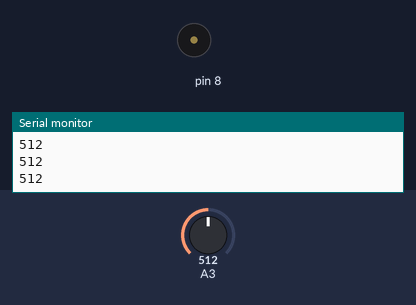
A sketch run on a simulated Arduino Uno, built with avr-gcc and run on an emulated ATmega328P. Shown: buzzer (waves = sounding), the last lines printed to the serial monitor. The test bench sets the inputs (shaded band); at power-on: A3 = 512.

Above: at 1.2 s.
1.3 s: A3 set to 782
2.8 s: A3 set to 811
At 3.2 s:
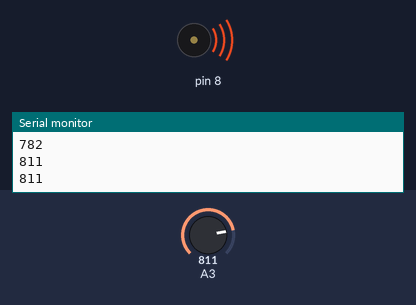
5.8 s: A3 set to 790
At 5.8 s:
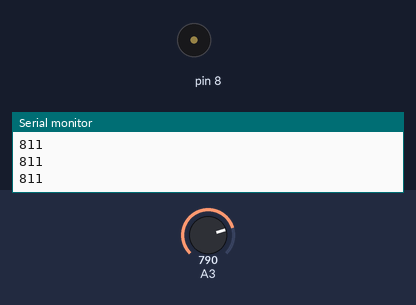
7.3 s: A3 set to 810
At 7.71 s:
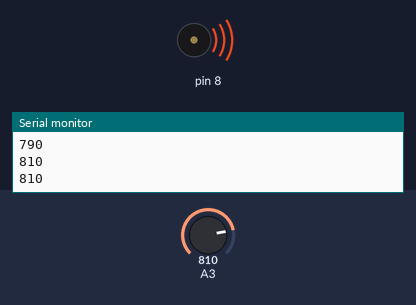
Timing chart, 0 to 11.3 s (numbered marks = the images above; inputs shaded):
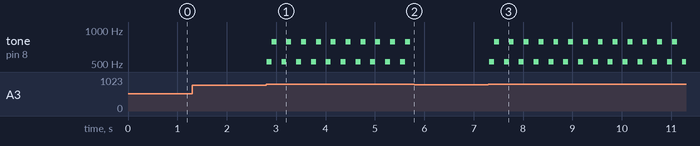

The sketch:

week10_4_arduino_serial_monitor_joystick_Serial_println.ino
```cpp
//week10_4_arduino_serial_monitor_joystick_Serial_println
//修改自week10_3_arduino_analogRead_A3
//把 joystick 的 Y 的線,經由麵包版幫忙,接到 MakerUNO 另一邊的 A3
//不能接其他的,因要接有~小蟲符號的, 代表aralog 訊號
void setup() {
  Serial.begin(9600); //開啟USB傳輸
  pinMode(2, INPUT_PULLUP);
  pinMode(8, OUTPUT); //發聲

}

void loop() { //一秒鐘,會跑1000HZ
delay(100); //慢一點, 避免processing來不及處理, 眼睛看不到
  int now = analogRead(A3);
  Serial.println(now);
  //想利用 Serial Monitor 來看看會送出什麼訊號
  if(now > 800){ //高
    tone(8, 523, 100); //發出523 的Do
    delay(100);
    tone(8, 784, 100); //發出784 的So
    delay(100);
  }else if(now < 200){
    tone(8, 784, 100); //發出784 的So
    delay(100);
    tone(8, 523, 100); //發出523 的Do
    delay(100);
  }
}
```

Measured:
- the behaviour switches between 800 and 801 on A3 (found by bisection; images 0 and 1)
- after the input at 2.8 s, tone on pin 8: silent → 523 Hz at once, then repeats every 0.30 s: 784 Hz 0.10 s, silent 0.10 s, 523 Hz 0.10 s
- after the input at 5.8 s, tone on pin 8: stops changing and stays silent
- after the input at 7.3 s, tone on pin 8: silent → 523 Hz at once, then repeats every 0.30 s: 784 Hz 0.10 s, silent 0.10 s, 523 Hz 0.10 s
